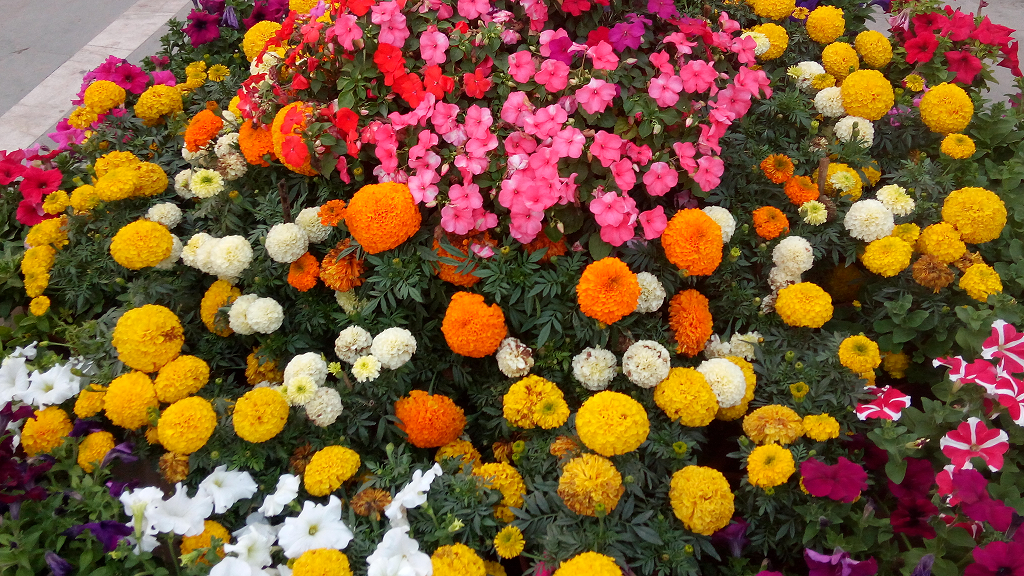
#> input picture 视觉/老师课件/数字图像处理-01-code- 绪论/codes/flowers1.bmp, 1024 x 576 px
$ python 10_OPENCV.py
#> lines starting #> are read from the running program, lines starting #| are printed output that depends on the picture
# -*- coding: utf-8 -*-
# 基于python-opencv的图像读取、可视化
# 注意：这里用到了基于opencv、plt两种方式的显示化

# 导入opencv包
import cv2
import matplotlib.pyplot as plt

#imagepath='flowers.png'
imagepath='flowers1.bmp'
image = cv2.imread(imagepath)
#> image is the input picture: shape (576, 1024, 3); mean B, G, R 53.8, 87.6, 126.4
print(type(image)) #结果为<class 'numpy.ndarray'>
#| <class 'numpy.ndarray'>
print(image.shape) #结果为(2304, 4096, 3)
#| (576, 1024, 3)

cv2.imshow('1A-bgrImage',image)
cv2.waitKey()
cv2.destroyAllWindows()

imgflip = cv2.flip(image,0) # 0-上下翻转，1-左右翻转，-1-同时
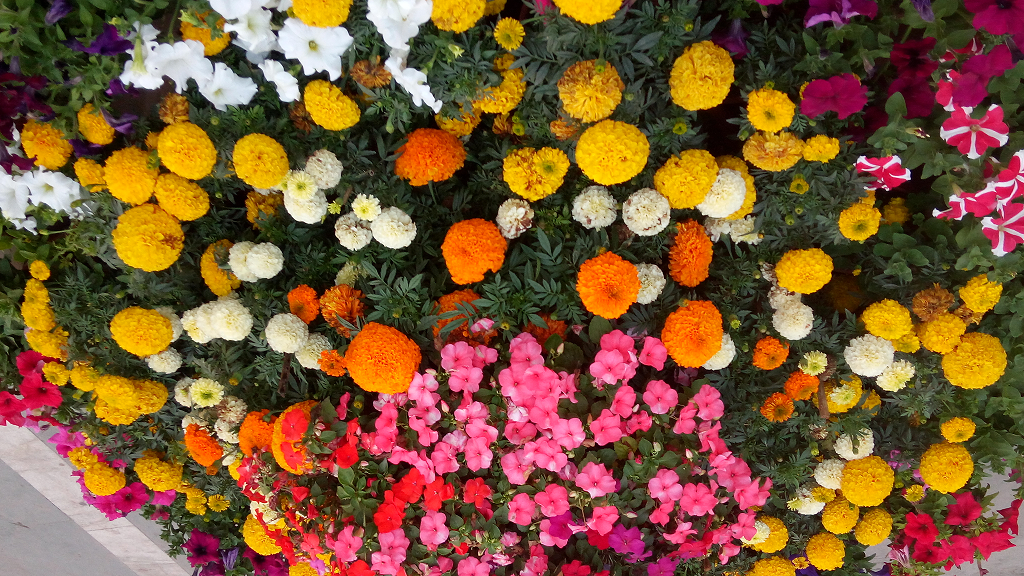
#> imgflip: shape (576, 1024, 3); mean B, G, R 53.8, 87.6, 126.4
cv2.imshow('1B-bgrImage flipped',imgflip)
cv2.waitKey()
cv2.destroyAllWindows()

plt.figure(figsize = (20,5))
plt.subplot(121)
plt.imshow(image)

# BGR to RGB
image_rgb = cv2.cvtColor(image,cv2.COLOR_BGR2RGB)
cv2.imshow('2-rgbImage',image_rgb)
cv2.waitKey()
cv2.destroyAllWindows()

plt.subplot(122)
plt.imshow(image_rgb)
plt.xticks([])
plt.yticks([])

plt.savefig('10_opencv.pdf')
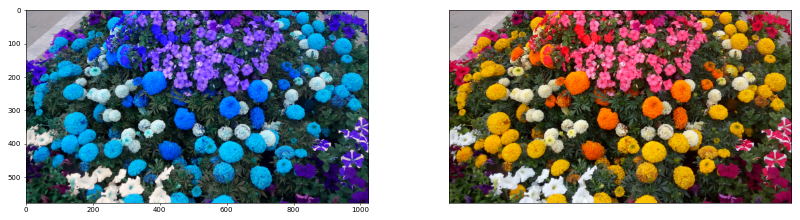
#> figure drawn by matplotlib, 2 panels; B, G, R data is drawn as R, G, B
